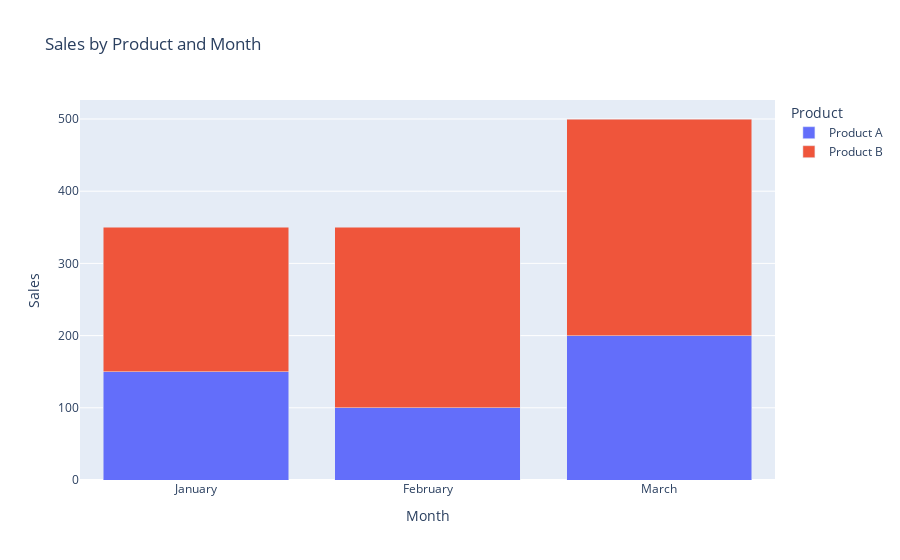

The notebook cell this image was saved under:
### Code cell
import pandas as pd
import plotly.express as px

# Exemplo de DataFrame
data = {
    'Month': ['January', 'January', 'February', 'February', 'March', 'March'],
    'Product': ['Product A', 'Product B', 'Product A', 'Product B', 'Product A', 'Product B'],
    'Sales': [150, 200, 100, 250, 200, 300]
}
df = pd.DataFrame(data)

# Criando o gráfico de colunas empilhadas
fig = px.bar(df, x='Month', y='Sales', color='Product', title='Sales by Product and Month', 
             labels={'Month': 'Month', 'Sales': 'Sales'}, barmode='stack')

# Mostrando o gráfico
fig.show()

### Figure 1 — Plotly figure (JSON) as saved in the notebook; plotly's stock layout.template omitted (floating-point values rounded to 4 significant figures)
{"data": [{"alignmentgroup": "True", "hovertemplate": "Product=Product A<br>Month=%{x}<br>Sales=%{y}<extra></extra>", "legendgroup": "Product A", "marker": {"color": "#636efa", "pattern": {"shape": ""}}, "name": "Product A", "offsetgroup": "Product A", "orientation": "v", "showlegend": true, "textposition": "auto", "type": "bar", "x": ["January", "February", "March"], "xaxis": "x", "y": [150, 100, 200], "yaxis": "y"}, {"alignmentgroup": "True", "hovertemplate": "Product=Product B<br>Month=%{x}<br>Sales=%{y}<extra></extra>", "legendgroup": "Product B", "marker": {"color": "#EF553B", "pattern": {"shape": ""}}, "name": "Product B", "offsetgroup": "Product B", "orientation": "v", "showlegend": true, "textposition": "auto", "type": "bar", "x": ["January", "February", "March"], "xaxis": "x", "y": [200, 250, 300], "yaxis": "y"}], "layout": {"barmode": "stack", "legend": {"title": {"text": "Product"}, "tracegroupgap": 0}, "title": {"text": "Sales by Product and Month"}, "xaxis": {"anchor": "y", "domain": [0, 1], "title": {"text": "Month"}}, "yaxis": {"anchor": "x", "domain": [0, 1], "title": {"text": "Sales"}}}}
